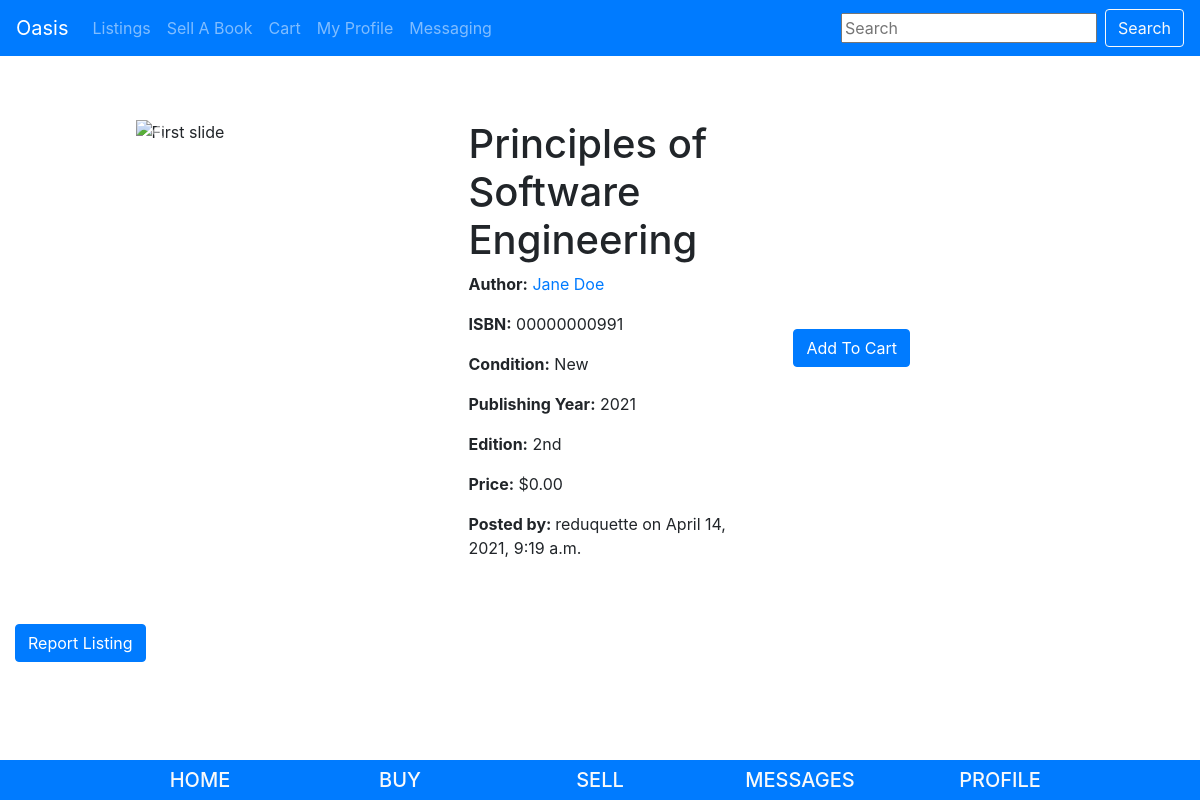
Screenshot of /pages/listings/eb2b5399-9bce-4f1d-9ea2-f620dabef735 with the database file from the repository.
### pages/models.py (models this page shows, shortened)
class Listing(models.Model):
    id = models.UUIDField(primary_key=True, default=uuid.uuid4, help_text='unique id for this listing')
    book = models.ForeignKey('Book', on_delete=models.RESTRICT, null=True)
    date_added = models.DateTimeField(auto_now_add=True)
    user = models.ForeignKey(User,
                        default = 1,
                        null = True,
                        on_delete = models.SET_NULL
                        )
    price= models.DecimalField(max_digits=10, decimal_places=2)
    hide_listing = models.BooleanField(default=False)
    times_reported = models.SmallIntegerField(default=0)
    report = models.ForeignKey('ReportListing',null = True, on_delete = models.SET_NULL)
    condition = models.CharField(
        max_length=1,
        choices=CONDITION,
        blank=True,
        default=1,
        help_text='Book condition',
    )
    class Meta:
        ordering = ['-date_added']

class Book(models.Model):
    title = models.CharField(max_length=200)
    author = models.CharField(max_length=100)
    isbn = models.CharField('ISBN', max_length=13, unique=True, help_text='13 Character <a href="https://www.isbn-international.org/content/what-isbn">ISBN number</a>')
    edition = models.CharField(max_length=5) #length here assumes no more than 999th edition -- seems like a reasonable assumption
    pub_year = models.SmallIntegerField()

### pages/views.py (the view)
class ListingDetailView(generic.DetailView):
    model = Listing
    template_name = 'listings_detail_view.html'

### cart/context_processors.py (called while the page is built)
def cart(request):
     return {'cart': Cart(request)}

### pages/templates/listings_detail_view.html (shortened to what this page needs)
{% extends "base.html" %}
{% block content %}
<div class="col-lg-10 col-md-10 col-sm-12 mx-auto my-5">
    <div class="row">
        <div id="imageSection" class="col-lg-4 col-md-4 mx-2" style="min-height: 100px;">
            <div id="carouselExampleControls" class="carousel slide" data-ride="carousel">
                <div class="carousel-inner">
                  <div class="carousel-item active">
                    <img class="d-block w-100" src="" alt="First slide">
                  </div>
                </div>
                <a class="carousel-control-prev" href="#carouselExampleControls" role="button" data-slide="prev">
                  <span class="carousel-control-prev-icon" aria-hidden="true"></span>
                </a>
                <a class="carousel-control-next" href="#carouselExampleControls" role="button" data-slide="next">
                  <span class="carousel-control-next-icon" aria-hidden="true"></span>
                </a>
              </div>
        </div>
        <div id="bookInfoSection" class="col-lg-4 col-md-4">
            <h1>{{ object.book.title }}</h1>
            <p><strong>Author:</strong> <a href="">{{ object.book.author }}</a></p>
            <p><strong>ISBN:</strong> {{ object.book.isbn }}</p>
            <p><strong>Condition:</strong> {{ object.get_condition_display }}</p>
            <p><strong>Publishing Year:</strong> {{ object.book.pub_year }} </p>
            <p><strong>Edition:</strong> {{ object.book.edition }} </p>
            <p><strong>Price:</strong> ${{ object.price }} </p>
            <p><strong>Posted by: </strong> {{ object.user.username }} on {{ object.date_added }}</p>
        </div>
        <div id="actionsSection" class="col-lg-2 col-md-2 col-sm-2 my-auto">
            <a href="{% url 'cart:cartadd' object.id%}" class="btn btn-primary my-2 mx-auto">Add To Cart</a>
        </div>
    </div>
</div>
    <a href="{% url 'reportlisting' object.id %}" class="btn btn-primary">Report Listing</a>
	<br/>
	<br/>
        {% endblock %}

### rows the page displays
Listing: book "Principles of Software Engineering", book.author "Jane Doe", book.isbn "00000000991", condition "New", book.pub_year "2021", book.edition "2nd", price "0.00", user.username "reduquette", date_added "April 14, 2021, 9:19 a.m."
